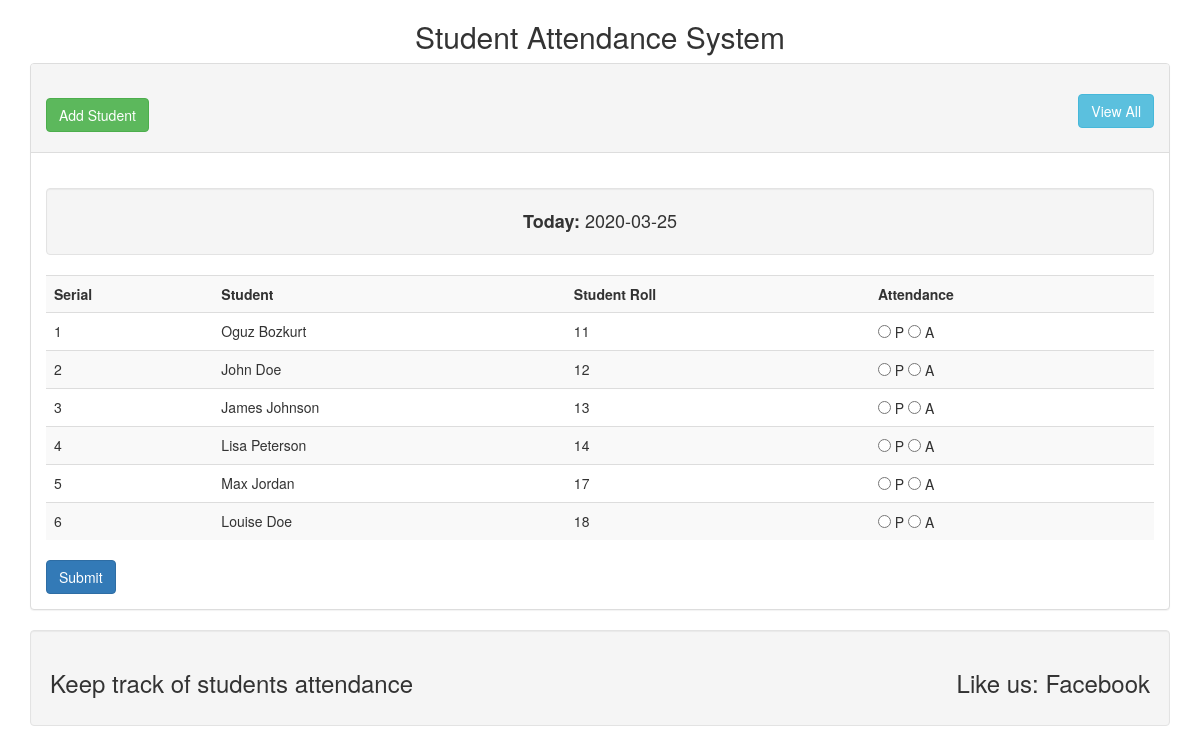
The page / on the database its author committed.
### tables this page shows
CREATE TABLE `students` (
  `id` int(11) NOT NULL,
  `name` varchar(255) NOT NULL,
  `roll` int(11) NOT NULL
);

### lib/Database.php (called while the page is built, shortened)
<?php
class Database {
    public $host = DB_HOST;
    public $user = DB_USER;
    public $pass = DB_PASS;
    public $name = DB_NAME;
    public $link;
    private function connect() {
        $this->link = new mysqli($this->host, $this->user, $this->pass, $this->name);
    }
    public function select($query) {
        $result = $this->link->query($query) or die($this->link->error.__LINE__);
        if($result->num_rows > 0) {
            return $result;
        } else {
            return false;
        }
    }
}
?>

### lib/Student.php (called while the page is built, shortened)
<?php
$filepath = realpath(dirname(__FILE__));
include_once($filepath.'/Database.php');
class Student {
    private $db;
    public function __construct()
    {
        $this->db = new Database();
    }
    public function getStudents() {
        $query = "SELECT * FROM students";
        $result = $this->db->select($query);
        return $result;
    }
}
?>

### index.php (the view, shortened to what this page needs)
<?php include './inc/header.php'; ?>
<?php include './lib/Student.php'; ?>
<?php
$student = new Student();
?>
    <div class="panel panel-default">
        <div class="panel-heading">
            <h2><a href="add.php" class="btn btn-success">Add Student</a>
                <a href="date_view.php" class="btn btn-info pull-right">View All</a>
            </h2>
        </div>
        <br>
        <div class="panel-body">
            <div class="well text-center" style="font-size:1.8rem;">
                <strong>Today: </strong> <?php $date = date("Y-m-d"); echo $date; ?>
            </div>
            <form action="" method="post">
                <table class="table table-striped">
                    <tr>
                        <th>Serial</th>
                        <th>Student</th>
                        <th>Student Roll</th>
                        <th>Attendance</th>
                    </tr>
                <?php
                    $students = $student->getStudents();
                    if($students) {
                        $i = 0;
                        while($row = $students->fetch_assoc()) {
                            $i++;
                ?>
                    <tr>
                        <td><?php echo $i;?></td>
                        <td><?php echo $row['name'];?></td>
                        <td><?php echo $row['roll'];?></td>
                        <td>
                            <input type="radio" name="attendance[<?php echo $row['roll'];?>]" value="present"> P
                            <input type="radio" name="attendance[<?php echo $row['roll'];?>]" value="absent"> A
                        </td>
                    </tr>
                <?php }
                }?>
                </table>
                <input type="submit" value="Submit" name="submit" class="btn btn-primary">
            </form>
        </div>
    </div>
<?php include './inc/footer.php'; ?>

### inc/header.php (shortened to what this page needs)
<!DOCTYPE html>
<html lang="en">
<head>
    <link rel="stylesheet" href="./inc/bootstrap.css">
</head>
<body>
<div class="container">
    <div class="wekk text-center">
        <h2>Student Attendance System</h2>
    </div>

### inc/footer.php
<div class="well">
        <h3>Keep track of students attendance
        <span class="pull-right">Like us: Facebook</span>
        </h3>
    </div>
    </div>
</body>
</html>

### rows shown on the page
students: name "Oguz Bozkurt", roll "11"
students: name "John Doe", roll "12"
students: name "James Johnson", roll "13"
students: name "Lisa Peterson", roll "14"
students: name "Max Jordan", roll "17"
students: name "Louise Doe", roll "18"
